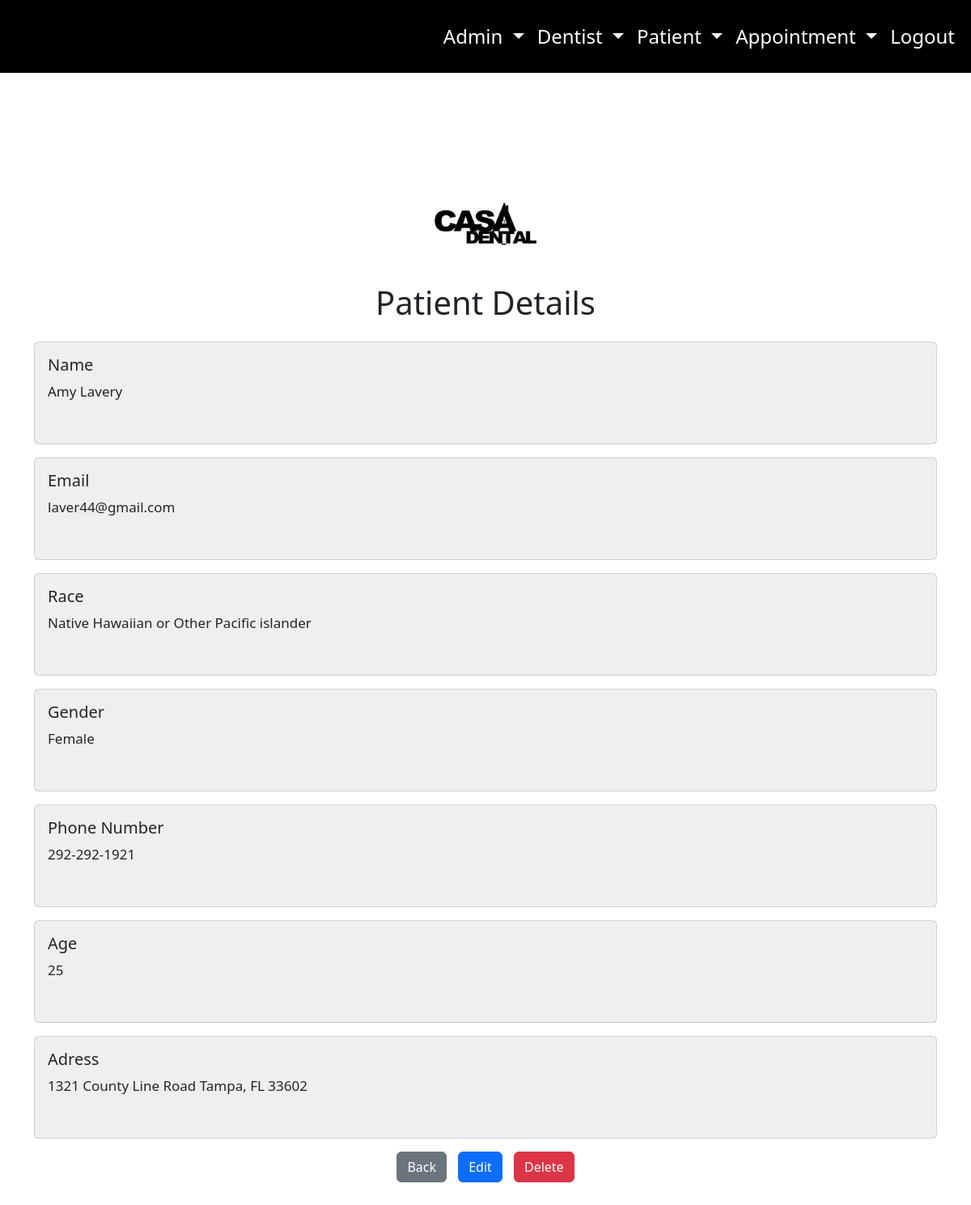
Screenshot of /view-patient/3/ (signed in) with the database file from the repository.
### staff/models.py (models this page shows, shortened)
class Patient(models.Model):
    first_name = models.CharField(max_length=100, null=True, blank=False)
    last_name = models.CharField(max_length=100, null=True, blank=False)
    email = models.CharField(max_length=150, null=True, blank=False)
    race = models.CharField(choices=RACE_OPTIONS, null=True, blank=False, max_length=50)
    gender = models.CharField(choices=GENDER, null=True, blank=False, max_length=10)
    phone_number = models.CharField(max_length=100, null=True, blank=False, help_text='eg 240-281-2912')
    age = models.IntegerField(null=True, blank=False)
    adress = models.CharField(max_length=200, null=True, blank=False)

### staff/views.py (the view)
# urls.py: path('view-patient/<int:pk>/', views.PatientDetailedView.as_view(), name='patient-detail-page'),
class PatientDetailedView(LoginRequiredMixin, DetailView):
        model = Patient
        template_name = 'staff/patient-detail.html'

### staff/templates/staff/patient-detail.html
{% extends 'staff/index.html' %}
{% load static %}
{% block content %}
    <div class="container mt-5">
        <div class="text-center" style="margin-top: 200px;">
            <div style="width: 150px; height: 150px; border-radius: 50%; overflow: hidden; margin: 0 auto;">
                <img src="{% static 'staff/images/casa1.png' %}" alt="Profile Picture" style="width: 100%; height: 100%; object-fit: cover;">
            </div>
        </div>
        <h1 class="mb-4 text-center">Patient Details</h1>
        <div class="card mb-3">
            <div class="card-body" style="height:125px">
                <h5 class="card-title">Name</h5>
                <p class="card-text">{{ object.first_name }} {{ object.last_name }}</p>
            </div>
        </div>
        <div class="card mb-3">
            <div class="card-body" style="height:125px">
                <h5 class="card-title">Email</h5>
                <p class="card-text">{{ object.email }}</p>
            </div>
        </div>
        <div class="card mb-3">
            <div class="card-body"style="height:125px">
                <h5 class="card-title">Race</h5>
                <p class="card-text">{{ object.race }}</p>
            </div>
        </div>
        <div class="card mb-3">
            <div class="card-body"style="height:125px">
                <h5 class="card-title">Gender</h5>
                <p class="card-text">{{ object.gender }}</p>
            </div>
        </div>
        <div class="card mb-3">
            <div class="card-body"style="height:125px">
                <h5 class="card-title">Phone Number</h5>
                <p class="card-text">{{ object.phone_number }}</p>
            </div>
        </div>
        <div class="card mb-3">
            <div class="card-body"style="height:125px">
                <h5 class="card-title">Age</h5>
                <p class="card-text">{{ object.age }}</p>
            </div>
        </div>
        <div class="card mb-3">
            <div class="card-body"style="height:125px">
                <h5 class="card-title">Adress</h5>
                <p class="card-text">{{ object.adress }}</p>
            </div>
        </div>
        <div class="text-center">
            <a href="{% url 'patient-list-page' %}" class="btn btn-secondary" style="margin-right: 10px;">Back</a>
            <a  href="{% url 'patient-update-page' patient.id %}" class="btn btn-primary" style="margin-right: 10px;">Edit</a>
            <a href="{% url 'patient-delete-page' patient.id %}" class="btn btn-danger">Delete</a>
        </div>
    </div>
{% endblock content%}

### staff/static/staff/main.css (style rules this page uses)
body { margin: 0; padding: 0; overflow-x: hidden; margin-bottom: 3000px; background-color: red; }
h1 { font-size: 100px; }
.card { transition: transform 0.2s ease-in-out; font-size: 17px; }
.card-body { height: 200px; overflow: hidden; background-color: rgba(173, 173, 173, 0.201); }
body { margin: 0; }

### rows the page displays
Patient: first_name "Amy", last_name "Lavery", email "laver44@gmail.com", race "Native Hawaiian or Other Pacific islander", gender "Female", phone_number "292-292-1921", age "25", adress "1321 County Line Road Tampa, FL 33602"
